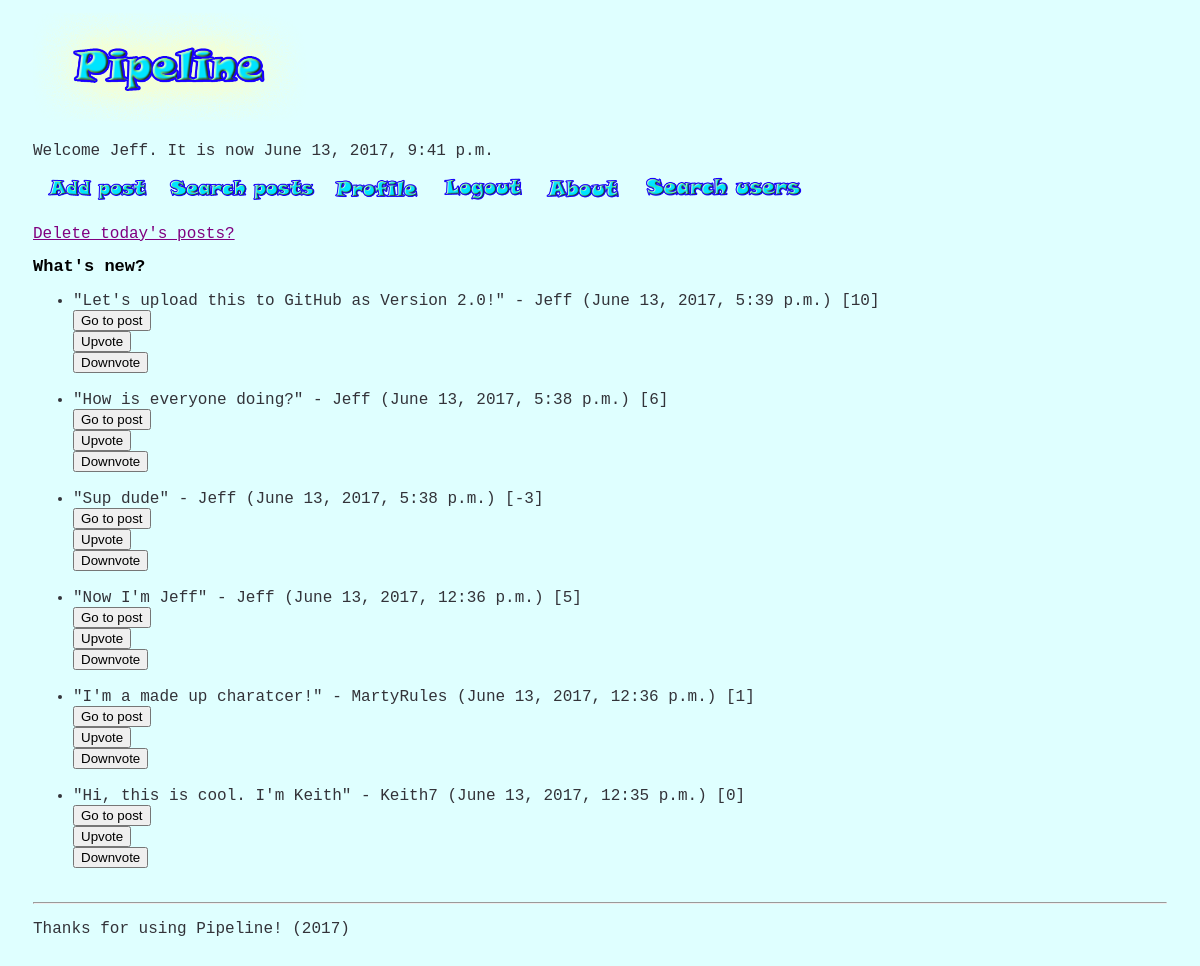
The app's page / (signed in) with its own data.
### posts/models.py (models this page shows, shortened)
class Post(models.Model):
    message = models.CharField(max_length=100)
    post_date = models.DateTimeField()
    user = models.ForeignKey(User, null = True, blank = True)
    votes = models.IntegerField()

### pipeline/views.py (the view)
# urls.py: url(r'^$', homepage),
def homepage(request):
    now = datetime.datetime.now()
    posts = sort_posts_recent()
    if request.user.username:
        username = request.user.username
    else:
        username = 'guest'
    return render(request, 'homepage.html', {'current_date': now, 'posts': posts, 'username': username})

### pipeline/views.py (called while the page is built)
def sort_posts_recent():
    posts_data = Post.objects.all()
    post_tuples = [(single_post.post_date, single_post) for single_post in posts_data]
    sorted_posts = [item[1] for item in sorted(post_tuples, key=lambda tup: tup[0], reverse=True)]
    return sorted_posts

### templates/homepage.html (shortened to what this page needs)
{% extends "base.html" %}
{% block content %}
<p>Welcome {{ username | capfirst }}. It is now {{ current_date }}</p>
{% load static %}
<a href = "addpost"><img src = "{% static 'pipeline/add_post.png' %}" alt = "Add Post" width = "130px" ></a>
<a href = "search"><img src = "{% static 'pipeline/search_post.png' %}" alt = "Search Posts" width = "150px" ></a> &nbsp;
<a href = "profile"><img src = "{% static 'pipeline/profile.png' %}" alt = "Profile" width = "95px" ></a> &nbsp;
{% if username != 'guest' %}
<a href = "logout"><img src = "{% static 'pipeline/logout.png' %}" alt = "Logout" width = "95px" ></a> &nbsp;
{% endif %}
<a href = "about"><img src = "{% static 'pipeline/about.png' %}" alt = "About" width = "80px" ></a> &nbsp;&nbsp;&nbsp;
<a href = "/"><img src = "{% static 'pipeline/search_user.png' %}" alt = "Search Users" width = "160px" ></a></br>
<a href = "delete">Delete today's posts?</a>
<h2>What's new?</h2>
<ul>
	{% for post in posts %}
	<li>"{{ post.message }}" - {{ post.user.username | capfirst }} ({{ post.post_date }}) [{{ post.votes }}]</li>
	<form action="/post/{{post.id}}/0" method="get">
	<input type="submit" value="Go to post">
</form>
<form action="/post/{{post.id}}/1" method="get">
	<input type="submit" value="Upvote">
</form>
<form action="/post/{{post.id}}/2" method="get">
	<input type="submit" value="Downvote">
</form>
{% endfor %}
</ul>
{% endblock %}

### templates/base.html (style rules this page uses)
h2 { font-family: monospace; color: black; font-size: 17px; text-decoration: bold }
ul, p { font-family: monospace; color: #333339; font-size: 16px; }
a { font-family: monospace; color: purple; font-size: 16px; }
body { background-color: #DFFFFF; display: block; padding: 5px 25px; }

### records on screen
Post: message "Let's upload this to GitHub as Version 2.0!", user.username "Jeff", post_date "June 13, 2017, 5:39 p.m.", votes "10"
Post: message "How is everyone doing?", user.username "Jeff", post_date "June 13, 2017, 5:38 p.m.", votes "6"
Post: message "Sup dude", user.username "Jeff", post_date "June 13, 2017, 5:38 p.m.", votes "-3"
Post: message "Now I'm Jeff", user.username "Jeff", post_date "June 13, 2017, 12:36 p.m.", votes "5"
Post: message "I'm a made up charatcer!", user.username "MartyRules", post_date "June 13, 2017, 12:36 p.m.", votes "1"
Post: message "Hi, this is cool. I'm Keith", user.username "Keith7", post_date "June 13, 2017, 12:35 p.m.", votes "0"

### other values on screen
{{ username | capfirst }} "Jeff"
